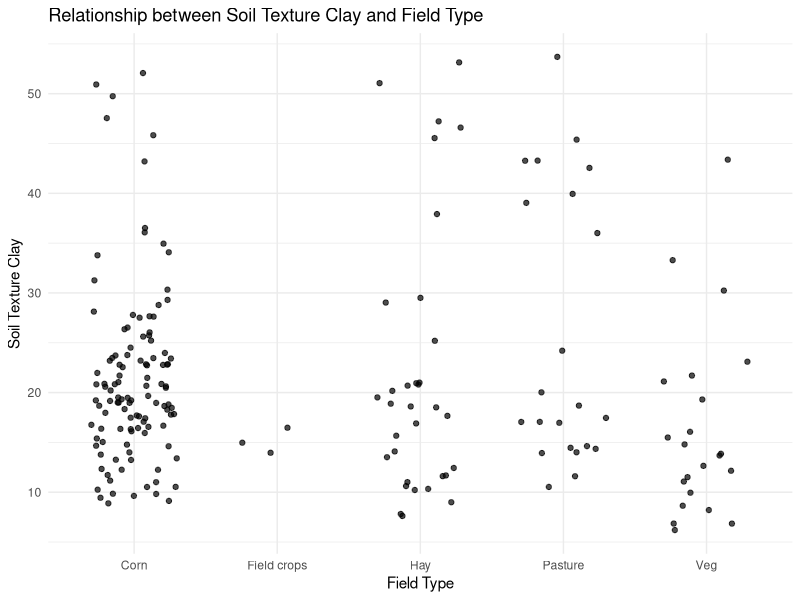
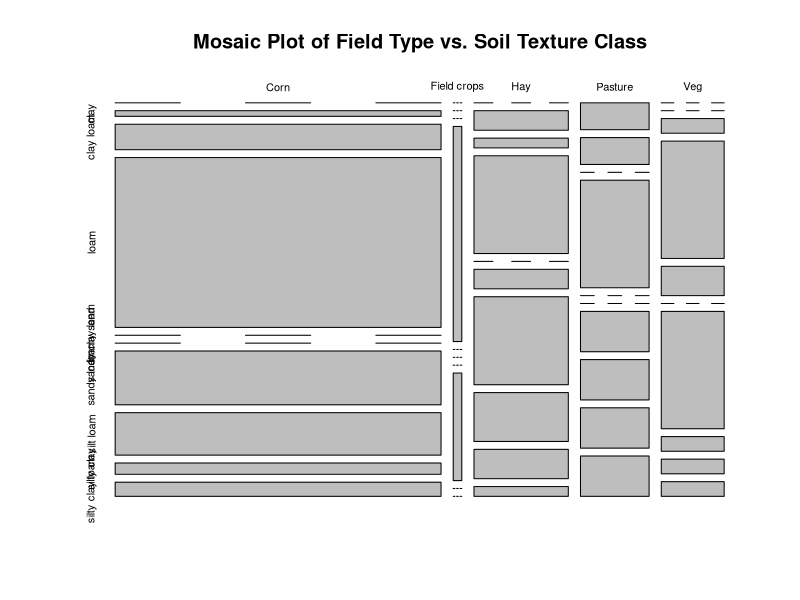
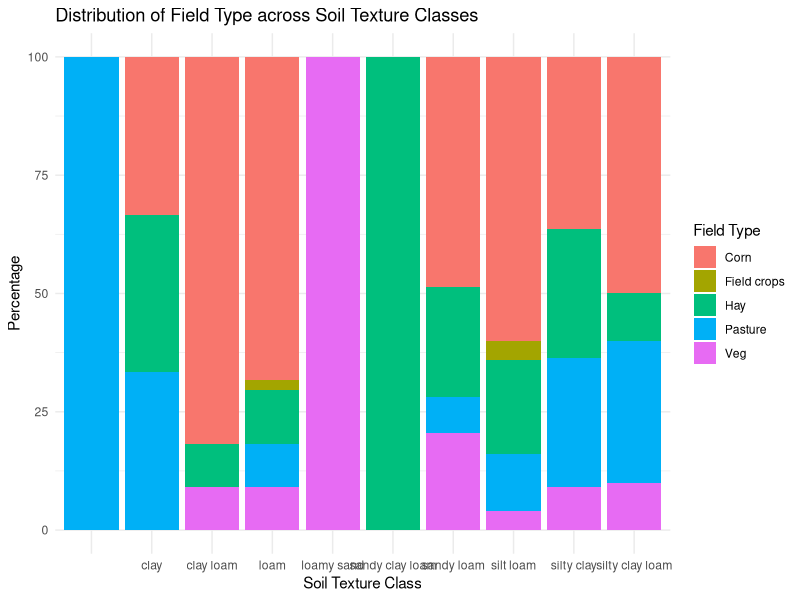
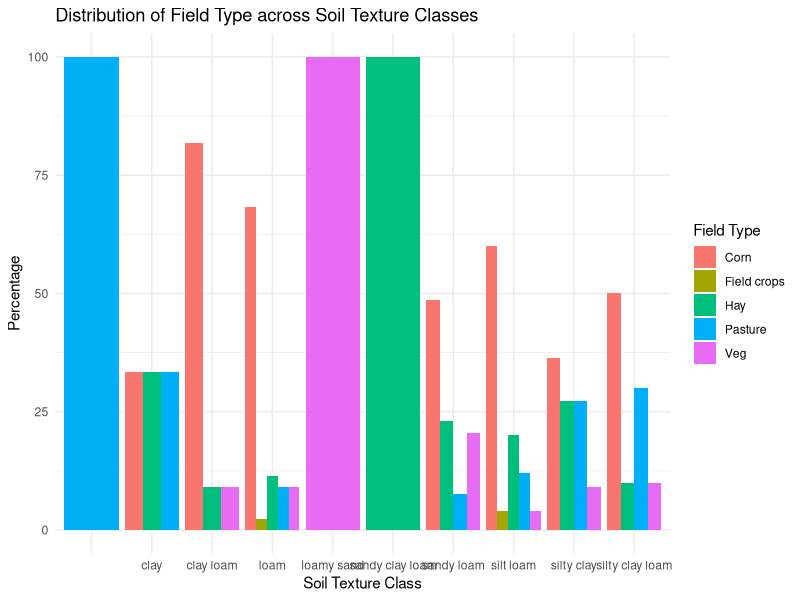
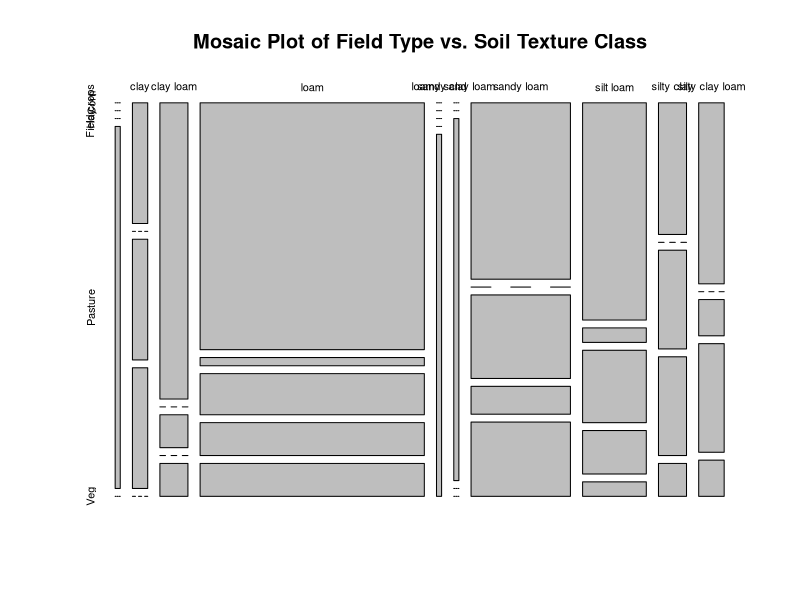

These charts were generated, in order, by the following R code: (Note: this script raises an error after producing the figures.)
#Analyzing data and building linear models with mgPOM as response variable

#setwd("/Users/f003833/Documents/GitHub/FracFarmVT") #caitlin
setwd("C:/Users/F004SPC/Documents/GitHub/FracFarmVT") #erin

#load your libraries
library(tidyverse)
library(ggplot2)
library(dplyr)
library(corrplot)
library(emmeans)
library(nlme)
library(ggeffects)
library (gmodels)
library(reshape2)

##call in the analytical data
data <- read.csv("data.csv")
View(data)

summary(data$OM30)
summary(data$soil_texture_clay)
summary(data$tmeanC)
summary(data$ppt.cm)
summary(data)
view(data)
summary(data$Owned)
summary(data$Acres)
summary(data$ph)
sum(data$ph > 7)
view(data)
# Count the number of fields with pH greater than 7
data$ph <- as.numeric(data$ph)

count <- sum(data$ph > 7.00, na.rm = TRUE)

# Print the result
print(count)

# test for differences in OM for field types

# Perform ANOVA
anova_result <- aov(OM30 ~ Type.x, data = data)

# Summary of ANOVA
summary(anova_result)

# Conduct post-hoc tests using Tukey's HSD test for pairwise comparisons
posthoc <- emmeans(anova_result, ~ Type.x)

# Print pairwise comparisons
print(posthoc, type = "compact")

# Use table() function to count occurrences of each field type
type_counts <- table(data$Type.x)

# Print the counts
print(type_counts)


# Example ANOVA
anova_model <- aov(soil_texture_clay ~ Type.x, data = data)

# Summary of ANOVA
summary(anova_model)

# Example linear regression
lm_model <- lm(soil_texture_clay ~ Type.x, data = data)

# Summary of linear regression
summary(lm_model)

# Example Tukey's HSD test for post-hoc analysis
tukey_test <- TukeyHSD(anova_model)

# View Tukey's HSD test results
print(tukey_test)

# test for differences in soil texture class for field types
#all CIs overlap indicatin no sigficant difference
# Perform ANOVA
anova_result <- aov(soil_texture_clay ~ Type.x, data = data)
# Summary of ANOVA
summary(anova_result)
# Conduct post-hoc tests using Tukey's HSD test for pairwise comparisons
posthoc <- emmeans(anova_result, ~ Type.x)
# Print pairwise comparisons
print(posthoc, type = "compact")


# Example scatter plot with jitter
ggplot(data, aes(x = Type.x, y = soil_texture_clay)) +
  geom_jitter(width = 0.3, height = 0, alpha = 0.7) +
  labs(x = "Field Type", y = "Soil Texture Clay") +
  ggtitle("Relationship between Soil Texture Clay and Field Type") +
  theme_minimal()

# Example contingency table
cont_table <- table(data$Type.x, data$soil_texture_class)

# View the contingency table
cont_table
# Load necessary library
library(vcd)  # For mosaic plot

# Example mosaic plot
mosaicplot(cont_table, main = "Mosaic Plot of Field Type vs. Soil Texture Class")

# Summarize the data by soil_texture_class and Type.x
summary_data <- data %>%
  group_by(soil_texture_class, Type.x) %>%
  summarise(count = n()) %>%
  mutate(percent = count / sum(count) * 100)  # Calculate percentage within each soil_texture_class

# Plot stacked bar plot
library(ggplot2)
ggplot(summary_data, aes(x = soil_texture_class, y = percent, fill = Type.x)) +
  geom_bar(stat = "identity", position = "stack") +
  labs(x = "Soil Texture Class", y = "Percentage", fill = "Field Type") +
  ggtitle("Distribution of Field Type across Soil Texture Classes") +
  theme_minimal()

# Plot grouped bar plot
ggplot(summary_data, aes(x = soil_texture_class, y = percent, fill = Type.x)) +
  geom_bar(stat = "identity", position = "dodge") +
  labs(x = "Soil Texture Class", y = "Percentage", fill = "Field Type") +
  ggtitle("Distribution of Field Type across Soil Texture Classes") +
  theme_minimal()

# Example of performing chi-square test
cont_table <- table(data$soil_texture_class, data$Type.x)
chi_square_test <- chisq.test(cont_table)

# View the contingency table
print(cont_table)

# View the chi-square test results
print(chi_square_test)

# Perform chi-square test
cont_table <- table(data$soil_texture_class, data$Type.x)
chi_square_test <- chisq.test(cont_table)

# Residual analysis
residuals <- residuals(chi_square_test)

# View residuals
print(residuals)

# Compute adjusted residuals
adjusted_res <- chisq.test(cont_table)$residuals

# View adjusted residuals
print(adjusted_res)

# Example of mosaic plot
library(vcd)
mosaicplot(cont_table, main = "Mosaic Plot of Field Type vs. Soil Texture Class")

# Use table() function to count occurrences of each field type
type_counts <- table(data$Type.x)

# Print the counts
print(type_counts)


# Create a contingency table
contingency_table <- table(data$Type.x, data$soil_texture_class)

# Print the contingency table
print(contingency_table)

# Perform chi-square test of independence
chi2_test <- chisq.test(contingency_table)

# Print the chi-square test results
print(chi2_test)

# chi test shows that this is a significant association between field trye and soil texture class

# Create a contingency table
contingency_table <- table(data$Type.x, data$soil_texture_class)

# Convert contingency table to data frame for plotting
contingency_df <- as.data.frame.matrix(contingency_table)

# Reshape data for plotting (optional, depending on how you want to visualize)

contingency_melted <- melt(contingency_df)

# Plot clustered bar plot
ggplot(contingency_melted, aes(x = soil_texture_class, y = value, fill = Type.x)) +
  geom_bar(stat = "identity", position = "dodge") +
  labs(x = "Soil Texture Class", y = "Count") +
  ggtitle("Distribution of Field Types by Soil Texture") +
  theme_minimal()

library(gplots)
# Plot heatmap of contingency table
heatmap.2(as.matrix(contingency_table),
          trace = "none",
          col = heat.colors(length(unique(data$Type.x))),
          dendrogram = "row",
          main = "Association between Field Type and Soil Texture",
          xlab = "Soil Texture Class",
          ylab = "Field Type")

#soil health regression

# Perform linear regression
regression_model <- lm(mgCpergSoilP ~ overall.score, data = data)

# Summarize the regression model
summary(regression_model)

# Create a plot with the regression line
ggplot(data, aes(x = overall.score, y = mgCpergSoilP)) +
  geom_point() +
  geom_smooth(method = "lm", col = "blue") +
  labs(title = "Linear Regression of mgCpergSoilP on overall.score",
       x = "Overall Score",
       y = "mgC per g Soil P") +
  theme_minimal()

#Correlation plot
cordata <- cor(data[,c("mgCpergSoilP","overall.score","mgCpergSoilM","logitpropM")], use="pairwise.complete.obs", method="pearson")
corrplot(cordata)
cordata

#view na for ph: Z1, Z2 are truly NA
missing_ph <- subset(data, is.na(ph) | ph == "")
missing_field_codes <- missing_ph$Field_Code
print(missing_field_codes)

missing_mgCpergSoilP <- subset(data, is.na(mgCpergSoilP) | mgCpergSoilP == "")
missing_field_codes <- missing_mgCpergSoilP$Field_Code
print(missing_field_codes)

#First, graphically explore relationships among independent variables to look for interactions


data <- data %>% 
  mutate(claycategory=cut(soil_texture_clay, breaks=c(-Inf, 14, 24, Inf), labels=c("low","med", "high")))

ggplot(data=data, aes(x=tmeanC, y=mgCpergSoilP, col=soil_texture_clay))+ 
  geom_point()+
  geom_smooth(method=lm)+
  facet_wrap(~ claycategory, ncol=1, scales="free_x")

data <- data %>% 
  mutate(claycategory=cut(soil_texture_clay, breaks=c(-Inf, 14, 24, Inf), labels=c("low","med", "high")))

ggplot(data=data, aes(x=ppt.cm, y=mgCpergSoilP, col=soil_texture_clay))+ 
  geom_point()+
  geom_smooth(method=lm)+
  facet_wrap(~ claycategory, ncol=1, scales="free_x")

data <- data %>% 
  mutate(claycategory=cut(soil_texture_clay, breaks=c(-Inf, 14, 24, Inf), labels=c("low","med", "high")))

ggplot(data=data, aes(x=ph, y=mgCpergSoilP, col=soil_texture_clay))+ 
  geom_point()+
  geom_smooth(method=lm)+
  facet_wrap(~ claycategory, ncol=1, scales="free_x")

data <- data %>% 
  mutate(claycategory=cut(soil_texture_clay, breaks=c(-Inf, 14, 24, Inf), labels=c("low","med", "high")))

ggplot(data=data, aes(x=aggregate_stability, y=mgCpergSoilP, col=soil_texture_clay))+ 
  geom_point()+
  geom_smooth(method=lm)+
  facet_wrap(~ claycategory, ncol=1, scales="free_x")

data <- data %>% 
  mutate(claycategory=cut(soil_texture_clay, breaks=c(-Inf, 14, 24, Inf), labels=c("low","med", "high")))

ggplot(data=data, aes(x=active_carbon, y=mgCpergSoilP, col=soil_texture_clay))+ 
  geom_point()+
  geom_smooth(method=lm)+
  facet_wrap(~ claycategory, ncol=1, scales="free_x")

#more interactions with ph
summary(data$ph)

data <- data %>% 
  mutate(phcategory=cut(ph, breaks=c(-Inf,6,7, Inf), labels=c("low","med","high")))

ggplot(data=data, aes(x=tmeanC, y=mgCpergSoilP, col=ph))+ 
  geom_point()+
  geom_smooth(method=lm)+
  facet_wrap(~ phcategory, ncol=1, scales="free_x")

data <- data %>% 
  mutate(phcategory=cut(ph, breaks=c(-Inf,6,7, Inf), labels=c("low","med","high")))

ggplot(data=data, aes(x=ppt.cm, y=mgCpergSoilP, col=ph))+ 
  geom_point()+
  geom_smooth(method=lm)+
  facet_wrap(~ phcategory, ncol=1, scales="free_x")

data <- data %>% 
  mutate(phcategory=cut(ph, breaks=c(-Inf,6,7, Inf), labels=c("low","med","high")))

ggplot(data=data, aes(x=aggregate_stability, y=mgCpergSoilP, col=ph))+ 
  geom_point()+
  geom_smooth(method=lm)+
  facet_wrap(~ phcategory, ncol=1, scales="free_x")

data <- data %>% 
  mutate(phcategory=cut(ph, breaks=c(-Inf,6,7, Inf), labels=c("low","med","high")))

ggplot(data=data, aes(x=soil_texture_clay, y=mgCpergSoilP, col=ph))+ 
  geom_point()+
  geom_smooth(method=lm)+
  facet_wrap(~ phcategory, ncol=1, scales="free_x")

data <- data %>% 
  mutate(phcategory=cut(ph, breaks=c(-Inf,6,7, Inf), labels=c("low","med","high")))

ggplot(data=data, aes(x=active_carbon, y=mgCpergSoilP, col=ph))+ 
  geom_point()+
  geom_smooth(method=lm)+
  facet_wrap(~ phcategory, ncol=1, scales="free_x")

#interactions with ppt

data <- data %>% 
  mutate(pptcategory=cut(ppt.cm, breaks=c(-Inf,101.4, 110.0, Inf), labels=c("low","med","high")))

ggplot(data=data, aes(x=tmeanC, y=mgCpergSoilP, col=ppt.cm))+ 
  geom_point()+
  geom_smooth(method=lm)+
  facet_wrap(~ pptcategory, ncol=1, scales="free_x")


data <- data %>% 
  mutate(pptcategory=cut(ppt.cm, breaks=c(-Inf,101.4, 110.0, Inf), labels=c("low","med","high")))

ggplot(data=data, aes(x=aggregate_stability, y=mgCpergSoilP, col=ppt.cm))+ 
  geom_point()+
  geom_smooth(method=lm)+
  facet_wrap(~ pptcategory, ncol=1, scales="free_x")

summary(data$ppt.cm)
data <- data %>% 
  mutate(pptcategory=cut(ppt.cm, breaks=c(-Inf,101.4, 110.0, Inf), labels=c("low","med","high")))

ggplot(data=data, aes(x=tmeanC, y=mgCpergSoilP, col=ppt.cm))+ 
  geom_point()+
  geom_smooth(method=lm)+
  facet_wrap(~ pptcategory, ncol=1, scales="free_x")


data <- data %>% 
  mutate(pptcategory=cut(ppt.cm, breaks=c(-Inf,101.4, 110.0, Inf), labels=c("low","med","high")))

ggplot(data=data, aes(x=active_carbon, y=mgCpergSoilP, col=ppt.cm))+ 
  geom_point()+
  geom_smooth(method=lm)+
  facet_wrap(~ pptcategory, ncol=1, scales="free_x")

#interactions with aggregate stability
summary(data$aggregate_stability)

data <- data %>% 
  mutate(agStcategory=cut(aggregate_stability, breaks=c(-Inf,29.3, 65.6, Inf), labels=c("low","med","high")))

ggplot(data=data, aes(x=ph, y=mgCpergSoilP, col=aggregate_stability))+ 
  geom_point()+
  geom_smooth(method=lm)+
  facet_wrap(~ agStcategory, ncol=1, scales="free_x")

data <- data %>% 
  mutate(agStcategory=cut(aggregate_stability, breaks=c(-Inf,29.3, 65.6, Inf), labels=c("low","med","high")))

ggplot(data=data, aes(x=ppt.cm, y=mgCpergSoilP, col=aggregate_stability))+ 
  geom_point()+
  geom_smooth(method=lm)+
  facet_wrap(~ agStcategory, ncol=1, scales="free_x")

data <- data %>% 
  mutate(agStcategory=cut(aggregate_stability, breaks=c(-Inf,29.3, 65.6, Inf), labels=c("low","med","high")))

ggplot(data=data, aes(x=tmeanC, y=mgCpergSoilP, col=aggregate_stability))+ 
  geom_point()+
  geom_smooth(method=lm)+
  facet_wrap(~ agStcategory, ncol=1, scales="free_x")

data <- data %>% 
  mutate(agStcategory=cut(aggregate_stability, breaks=c(-Inf,29.3, 65.6, Inf), labels=c("low","med","high")))

ggplot(data=data, aes(x=soil_texture_clay, y=mgCpergSoilP, col=aggregate_stability))+ 
  geom_point()+
  geom_smooth(method=lm)+
  facet_wrap(~ agStcategory, ncol=1, scales="free_x")

data <- data %>% 
  mutate(agStcategory=cut(aggregate_stability, breaks=c(-Inf,29.3, 65.6, Inf), labels=c("low","med","high")))

ggplot(data=data, aes(x=active_carbon, y=mgCpergSoilP, col=aggregate_stability))+ 
  geom_point()+
  geom_smooth(method=lm)+
  facet_wrap(~ agStcategory, ncol=1, scales="free_x")

#tmeanC and active carbon
summary(data$tmeanC)

data <- data %>% 
  mutate(tmeanCcategory=cut(tmeanC, breaks=c(-Inf,6.8, 7.6, Inf), labels=c("low","med","high")))

ggplot(data=data, aes(x=active_carbon, y=mgCpergSoilP, col=tmeanC))+ 
  geom_point()+
  geom_smooth(method=lm)+
  facet_wrap(~ tmeanCcategory, ncol=1, scales="free_x")

#Models
#Correlation plot
cordata <- cor(data[,c("mgCpergSoilP","ph","ppt.cm","tmeanC","aggregate_stability","soil_texture_clay","active_carbon")], use="pairwise.complete.obs", method="pearson")
corrplot(cordata)

##Linear Mixed Model for dependent variable (mgCpergSoilP)
#test without random effect, because only one value per field

m1P=gls(mgCpergSoilP~ppt.cm*tmeanC+soil_texture_clay+
          aggregate_stability+active_carbon+ 
          ph, data=data, na.action=na.exclude, method="ML")
summary(m1P)

m2P=gls(mgCpergSoilP~ppt.cm*tmeanC+soil_texture_clay+
          +aggregate_stability+active_carbon, data=data, na.action=na.exclude, method="ML")
summary(m2P)
anova(m1P, m2P)

m3P=gls(mgCpergSoilP~ppt.cm*tmeanC
           +aggregate_stability+active_carbon 
        , data=data, na.action=na.exclude, method="ML")
summary(m3P)
anova(m2P,m3P)
anova(m3P)

n <- nobs(m3P)
print(n)


# Perform ANOVA on the model
anova_result <- anova(m3P)

# Print the ANOVA table
print(anova_result)

# Extract the degrees of freedom for each variable
num_df <- anova_result$"numDF"  # Numerator degrees of freedom
den_df <- anova_result$"denDF"  # Denominator degrees of freedom

# Print the degrees of freedom
print(num_df)
print(den_df)

#pseudo R squared calculation (fit between model predicted data and actual data)
data$mgCpergSoilP.pred=as.vector(fitted(m3P))
R4=lm(mgCpergSoilP~mgCpergSoilP.pred, data=data, na.action=na.omit)
summary(R4) #r2=.4825

#check assumptions, distrubution of residuals
#final model should use REML
m3P=gls(mgCpergSoilP~ppt.cm*tmeanC
        +aggregate_stability+active_carbon,
        data=data, na.action=na.exclude, method="REML") 
summary(m3P)

F_Final <- fitted(m3P)
R_Final <- residuals(m3P, type = "pearson", scaled = TRUE)
N = !is.na(data$mgCpergSoilP)
Rfull <- NA
Rfull[N] <- R_Final
op <- par(mfrow = c(2,2), mar = c(5,4,1,1))  
plot(F_Final, R_Final)
hist(Rfull)
plot(Rfull ~ data$aggregate_stability)
plot(Rfull ~ data$soil_texture_clay)
plot(Rfull ~ data$active_carbon)
plot(Rfull ~ data$tmeanC)
plot(Rfull ~ data$ppt.cm)
plot(Rfull ~ data$ph)
par(op)

#partial residuals to test that the relationship is linear
#do these for each of the significant predictors (do green and red lines match?)

op <- par(mfrow = c(2,2), mar = c(5,4,1,1)) #this makes it so all the graphs are plotted in the same window (a 2 x 2 grid)

ppt.cm.c <- summary(m3P)$coefficients[2] #predictor coefficient
ppt.cm.pr <- Rfull + ppt.cm.c*data$ppt.cm  #Residuals + pred coef * predictor value
{scatter.smooth(data$ppt.cm, ppt.cm.pr, 
                lpars = list(col = "green", lwd = 3, lty = 3)) #residual loess
  abline(lm(ppt.cm.c*data$ppt.cm ~ data$ppt.cm), col = "red")} 

soil_texture_clay.c <- summary(m3P)$coefficients[3] #predictor coefficient
soil_texture_clay.pr <- Rfull + soil_texture_clay.c*data$soil_texture_clay  #Residuals + pred coef * predictor value
{scatter.smooth(data$soil_texture_clay, soil_texture_clay.pr, 
                lpars = list(col = "green", lwd = 3, lty = 3)) #residual loess
  abline(lm(soil_texture_clay.c*data$soil_texture_clay ~ data$soil_texture_clay), col = "red")} 

aggregate_stability.c <- summary(m3P)$coefficients[5] #predictor coefficient
aggregate_stability.pr <- Rfull + aggregate_stability.c*data$aggregate_stability  #Residuals + pred coef * predictor value
{scatter.smooth(data$aggregate_stability, aggregate_stability.pr, 
                lpars = list(col = "green", lwd = 3, lty = 3)) #residual loess
  abline(lm(aggregate_stability.c*data$aggregate_stability ~ data$aggregate_stability), col = "red")} 

active_carbon.c <- summary(m3P)$coefficients[6] #predictor coefficient
active_carbon.pr <- Rfull + active_carbon.c*data$active_carbon  #Residuals + pred coef * predictor value
{scatter.smooth(data$active_carbon, active_carbon.pr, 
                lpars = list(col = "green", lwd = 3, lty = 3)) #residual loess
  abline(lm(active_carbon.c*data$active_carbon ~ data$active_carbon), col = "red")} 

par(op)

#Visualize significant relationships

#own_theme below sets ggplot parameters for how plots should look. 
own_theme <- theme_bw(base_size = 11) +
  theme(rect = element_blank(),
        axis.ticks = element_line(color = "black"),
        axis.text = element_text(color = "black"),
        axis.line = element_line(color = "black"),
        panel.grid.minor = element_blank())

#ppt and tmeanC, option 1
summary(data$ppt.cm)
summary(data$tmeanC)

pred_pptC <- ggpredict(m3P, terms = c("ppt.cm", "tmeanC[6.8,7.5]"))
pred_pptC$tmean_group <- pred_pptC$group
levels(pred_pptC$tmean_group) <- c("low (4.5-7.2)",  
                                   "high (7.2-8.6)")
data <- data %>%
  drop_na(tmeanC) %>% 
  dplyr::mutate(tmean_group = cut(tmeanC, breaks = c(4.5,7.2,8.6)))

levels(data$tmean_group) <- c("low (4.5-7.2)",  
                              "high (7.2-8.6)")

mgPOM_pptC <-data %>% 
  ggplot() +
  geom_point(aes(x = ppt.cm, y = mgCpergSoilP, col = tmean_group), #plot your data
             size = 1.5, alpha = 0.5) +
  geom_line(pred_pptC, mapping = aes(x=x, y=predicted, col = tmean_group), #plot the model's prediction (based on linear )
            lwd = 1) +
  own_theme+
  #theme(legend.position = "none") +
  scale_y_continuous(expression("mg C in POM per g soil")) +
  scale_x_continuous(expression("Mean Annual Precipitation (cm)"),
                     label = scales::comma) +
  scale_color_manual(values = c("blue", "red")) # adjust colors if needed

mgPOM_pptC

ggsave("mgPOM_ppt_tmeanC.jpeg", width = 4, height = 3)


#ppt and tmeanC, option 2
summary(data$ppt.cm)
pred_tmeanppt <- ggpredict(m3P, terms = c("tmeanC","ppt.cm[101,110]"))
pred_tmeanppt$ppt_group <- pred_tmeanppt$group
levels(pred_tmeanppt$ppt_group) <- c("low (92-104)",  
                                   "high (104-142)")

data <- data %>%
  drop_na(ppt.cm) %>% 
   dplyr::mutate(ppt_group = cut(ppt.cm, breaks = c(92,104,142)))

 levels(data$ppt_group) <- c("low (92-104)",  
                            "high (104-142)")
 mgPOM_tmeanppt <-data %>% 
   ggplot() +
   geom_point(aes(x = tmeanC, y = mgCpergSoilP, col = ppt_group), #plot your data
              size = 1.5, alpha = 0.5) +
   geom_line(pred_tmeanppt, mapping = aes(x=x, y=predicted, col = ppt_group), #plot the model's prediction (based on linear )
             lwd = 1) +
   own_theme+
   #theme(legend.position = "none") +
   scale_y_continuous(expression("mg C in POM per g soil")) +
   scale_x_continuous(expression("Mean Annual Temperature(C)"),
                      label = scales::comma) +
   scale_color_manual(values = c("blue", "red")) # adjust colors if needed
 
 mgPOM_tmeanppt

#for agg stability 
pred_aggregate_stability <- ggpredict(m3P, terms = c("aggregate_stability"))
mgPOM_aggregate_stability <-data %>% 
  ggplot() +
  geom_point(aes(x = aggregate_stability, y = mgCpergSoilP), #plot your data
             size = 1.5, alpha = 0.5) +
  geom_line(pred_aggregate_stability, mapping = aes(x=x, y=predicted), #plot the model's prediction (based on linear )
            lwd = 1) +
  own_theme+
  theme(legend.position = "none") +
  scale_y_continuous(expression("mg C in POM per g soil"))+
  scale_x_continuous(expression("aggregate stability"),
                     label = scales::comma) 

mgPOM_aggregate_stability
ggsave("mgPOM_aggregate_stability.jpeg", width = 4, height = 3)

#Active Carbon
pred_active_carbon <- ggpredict(m3P, terms = c("active_carbon"))
mgPOM_active_carbon <-data %>% 
  ggplot() +
  geom_point(aes(x = active_carbon, y = mgCpergSoilP), #plot your data
             size = 1.5, alpha = 0.5) +
  geom_line(pred_active_carbon, mapping = aes(x=x, y=predicted), #plot the model's prediction (based on linear )
            lwd = 1) +
  own_theme+
  theme(legend.position = "none") +
  scale_y_continuous(expression("mg C in POM per g soil"))+
  scale_x_continuous(expression("active carbon"),
                     label = scales::comma) 

mgPOM_active_carbon

#ppt on own
pred_ppt <- ggpredict(m3P, terms = c("ppt.cm"))
mgPOM_ppt <-data %>% 
  ggplot() +
  geom_point(aes(x = ppt.cm, y = mgCpergSoilP), #plot your data
             size = 1.5, alpha = 0.5) +
  geom_line(pred_ppt, mapping = aes(x=x, y=predicted), #plot the model's prediction (based on linear )
            lwd = 1) +
  own_theme+
  theme(legend.position = "none") +
  scale_y_continuous(expression("mg C in POM per g soil"))+
  scale_x_continuous(expression("mean annual precipitation (cm)"),
                     label = scales::comma) 

mgPOM_ppt

#tmeanC on own
pred_temp <- ggpredict(m3P, terms = c("tmeanC"))
mgPOM_temp <-data %>% 
  ggplot() +
  geom_point(aes(x = tmeanC, y = mgCpergSoilP), #plot your data
             size = 1.5, alpha = 0.5) +
  geom_line(pred_temp, mapping = aes(x=x, y=predicted), #plot the model's prediction (based on linear )
            lwd = 1) +
  own_theme+
  theme(legend.position = "none") +
  scale_y_continuous(expression("mg C in POM per g soil"))+
  scale_x_continuous(expression("mean annual temperature (C)"),
                     label = scales::comma) 

mgPOM_temp


# Create a violin plot with individual data points
ggplot(data, aes(x = Type.x, y = mgCpergSoilP)) +
  geom_violin(trim = FALSE, fill = "lightblue") +  # Create the violin plot
  geom_jitter(width = 0.2, size = 1, color = "darkblue") +  # Add jittered points
  labs(title = "Distribution of mg POM by Field Type",
       x = "Field Type",
       y = "mgC per g Soil POM") +
  theme_minimal()  # Apply a minimal theme for a clean look   

# Create a violin plot with individual data points and mean line
ggplot(data, aes(x = Type.x, y = mgCpergSoilP, color = Type.x, fill = Type.x)) +
  geom_violin(trim = FALSE, alpha = 0.5) +  # Create the violin plot with semi-transparent fill
  geom_jitter(width = 0.2, size = 1) +  # Add jittered points
  stat_summary(fun = mean, geom = "point", shape = 23, size = 2, color = "black", fill = "yellow") +  # Add mean points
  labs(title = "Distribution of mgCpergSoilP by Field Type",
       x = "Field Type",
       y = "mgC per g Soil POM") +
  theme_minimal()  # Apply a minimal theme for a clean look

# Create a violin plot with individual data points and mean line for soil texture class
ggplot(data, aes(x = soil_texture_class, y = mgCpergSoilP, color = soil_texture_class, fill = soil_texture_class)) +
  geom_violin(trim = FALSE, alpha = 0.5) +  # Create the violin plot with semi-transparent fill
  geom_jitter(width = 0.2, size = 1) +  # Add jittered points
  stat_summary(fun = mean, geom = "point", shape = 23, size = 2, color = "black", fill = "yellow") +  # Add mean points
  labs(title = "Distribution of mgCpergSoilP by Field Type",
       x = "Soil Texture Class",
       y = "mgC per g Soil POM") +
  theme_minimal()  # Apply a minimal theme for a clean look

# Create a violin plot with individual data points and mean line for soil texture class
ggplot(data, aes(x = soil_texture_class, y = mgCpergSoilP, color = soil_texture_class, fill = soil_texture_class)) +
  geom_violin(trim = FALSE, alpha = 0.5) +  # Create the violin plot with semi-transparent fill
  geom_jitter(width = 0.2, size = 1) +  # Add jittered points
  stat_summary(fun = mean, geom = "point", shape = 23, size = 2, color = "black", fill = "yellow") +  # Add mean points
  labs(title = "Distribution of mgCpergSoilP by Soil Texture Class",
       x = "Soil Texture Class",
       y = "mgC per g Soil POM") +
  theme_minimal() +  # Apply a minimal theme for a clean look
  theme(axis.text.x = element_text(angle = 45, hjust = 1, size = 10),  # Adjust text angle, justification, and size
        plot.margin = margin(5, 5, 10, 5))  # Increase the bottom margin to give more space to labels

# Load necessary library
library(ggplot2)  # For plotting


# Get unique options in soil_texture_class
unique_soil_texture <- unique(data$soil_texture_class)

# Print the unique options
print(unique_soil_texture)

view(data$soil_texture_clay)

# Example data generation (replace with your actual data)
set.seed(123)
data <- data.frame(
  soil_texture_class = sample(c("Sandy", "Loam", "Clayey"), 100, replace = TRUE),
  Type.x = sample(c("Corn", "field crops", "hay", "pasture", "Veg", "corn"), 100, replace = TRUE),
  mgCpergSoilP = rnorm(100, mean = 10, sd = 2)
)

# Create a boxplot or violin plot
ggplot(data, aes(x = cut(soil_texture_clay, breaks = 5), y = Type.x)) +
  geom_boxplot() +  # or geom_violin() for a violin plot
  labs(x = "Soil Texture Clay Levels", y = "Field Type") +
  ggtitle("Comparison of Field Types across Soil Texture Clay Levels")


# Create a violin plot with individual data points and mean line for soil texture and field type
ggplot(data, aes(x = soil_texture_class, y = mgCpergSoilP, fill = Type.x)) +
  geom_violin(trim = FALSE, alpha = 0.5) +  # Create the violin plot with semi-transparent fill
  geom_jitter(width = 0.2, size = 1, position = position_jitterdodge()) +  # Add jittered points, dodge by Type.x
  stat_summary(fun = mean, geom = "point", shape = 23, size = 2, color = "black", fill = "yellow", position = position_dodge(width = 0.2)) +  # Add mean points, dodge by Type.x
  labs(title = "Distribution of mgCpergSoilP by Soil Texture and Field Type",
       x = "Soil Texture Class",
       y = "mgC per g Soil POM",
       fill = "Field Type") +
  theme_minimal() +  # Apply a minimal theme for a clean look
  theme(axis.text.x = element_text(angle = 45, hjust = 1, size = 10),  # Adjust text angle, justification, and size
        plot.margin = margin(5, 5, 10, 5))  # Increase the bottom margin to give more space to labels


#anova by field type to see differences 
field_anova<- aov(mgCpergSoilP~Type.x, data=data)
summary(field_anova)  

TukeyHSD(field_anova)

#anova by soil texture class to see differences 
texture_anova<- aov(mgCpergSoilP~soil_texture_class, data=data)
summary(texture_anova)  

TukeyHSD(texture_anova)
